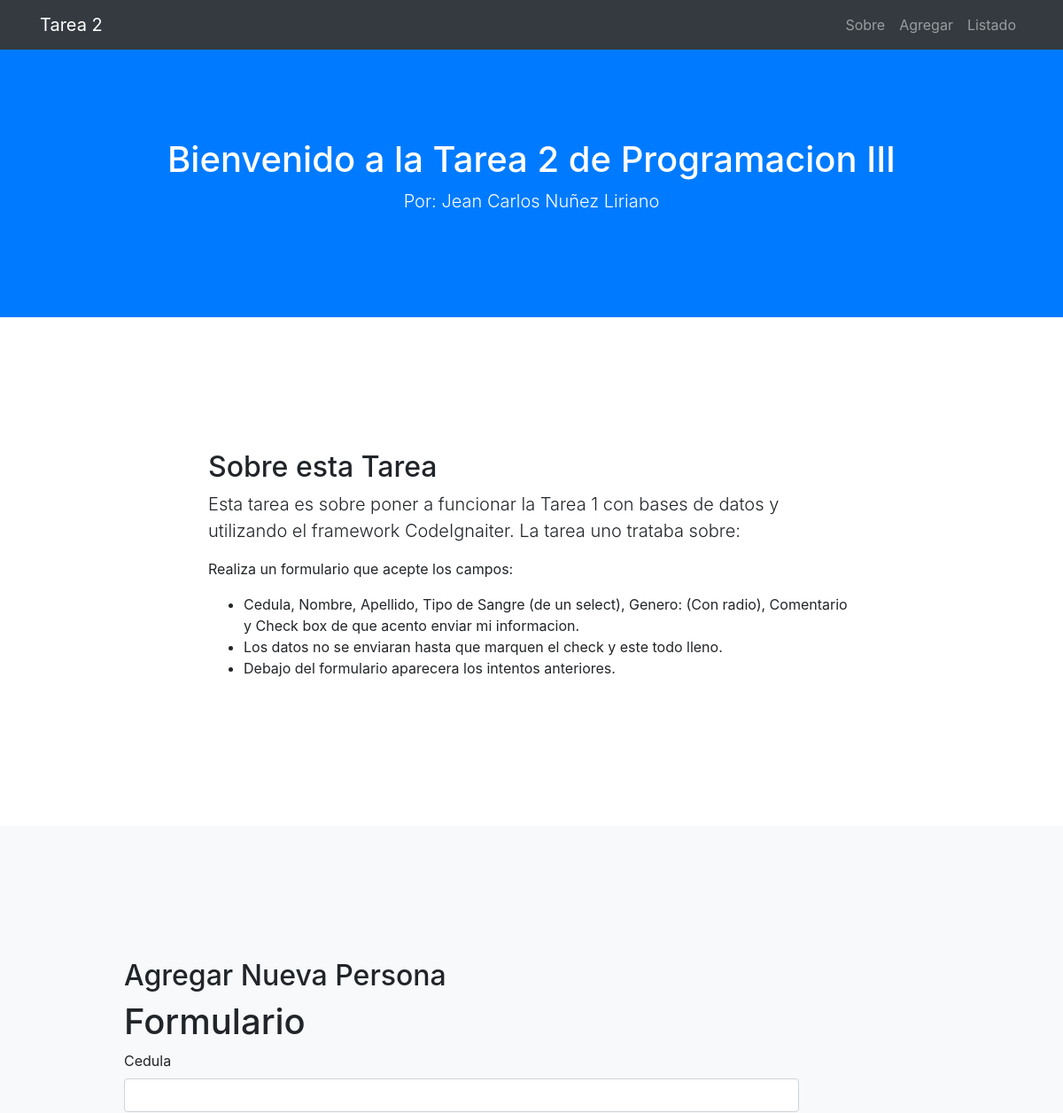
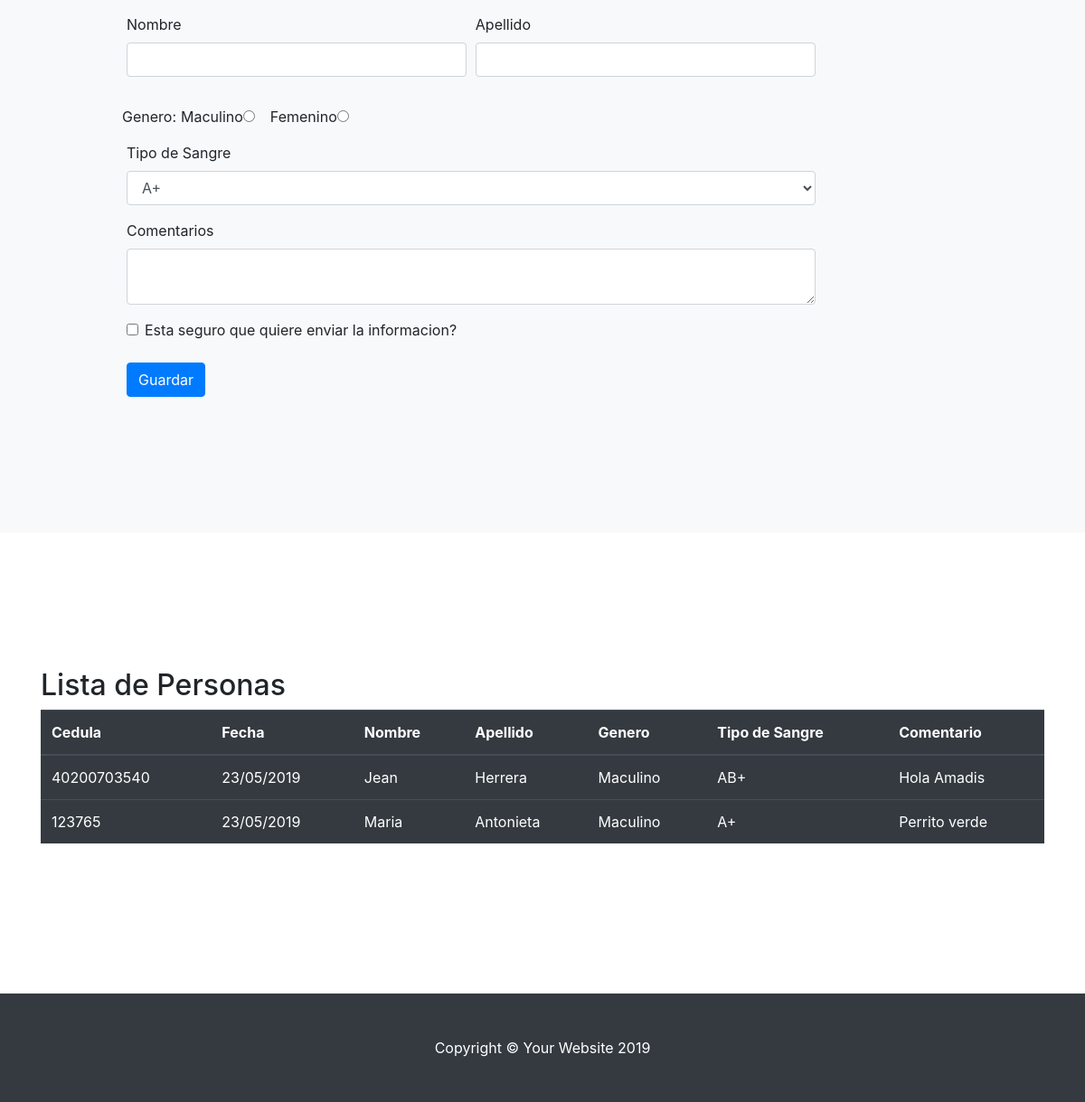
The page / on the database its author committed (2 pictures, top to bottom).
### tables this page shows
CREATE TABLE `personas` (
  `ID` int(11) NOT NULL,
  `fecha` bigint(20) NOT NULL,
  `cedula` varchar(30) NOT NULL,
  `nombre` varchar(50) NOT NULL,
  `apellido` varchar(50) NOT NULL,
  `genero` varchar(20) NOT NULL,
  `tipificacion` varchar(3) NOT NULL,
  `comentarios` text NOT NULL
);

### application/controllers/Main.php (called while the page is built, shortened)
<?php
class Main extends CI_Controller {
    public function index()
    {
        $this->load->view('home');
    }
}

### index.php (called while the page is built, shortened)
<?php
require_once BASEPATH.'core/CodeIgniter.php';

### application/helpers/core_helper.php (called while the page is built, shortened)
<?php
class core_persona {
    static function listado(){
        $CI =& get_instance();
        $rs=$CI->db->get('personas')->result();
        return $rs;
    }
}

### application/views/home.php (the view, shortened to what this page needs)
<!DOCTYPE html>
<html lang="en">
<head>
  <link rel="stylesheet" href="https://stackpath.bootstrapcdn.com/bootstrap/4.1.3/css/bootstrap.min.css">
  <link href="base/vendor/bootstrap/css/bootstrap.min.css" rel="stylesheet">
  <link href="base/css/scrolling-nav.css" rel="stylesheet">
</head>
<body id="page-top">
  <nav class="navbar navbar-expand-lg navbar-dark bg-dark fixed-top" id="mainNav">
    <div class="container">
      <a class="navbar-brand js-scroll-trigger" href="#page-top">Tarea 2</a>
      <div class="collapse navbar-collapse" id="navbarResponsive">
        <ul class="navbar-nav ml-auto">
          <li class="nav-item">
            <a class="nav-link js-scroll-trigger" href="#about">Sobre</a>
          </li>
          <li class="nav-item">
            <a class="nav-link js-scroll-trigger" href="#services">Agregar</a>
          </li>
          <li class="nav-item">
            <a class="nav-link js-scroll-trigger" href="#contact">Listado</a>
          </li>
        </ul>
      </div>
    </div>
  </nav>
  <header class="bg-primary text-white">
    <div class="container text-center">
      <h1>Bienvenido a la Tarea 2 de Programacion III</h1>
      <p class="lead">Por: Jean Carlos Nuñez Liriano</p>
    </div>
  </header>
  <section id="about">
    <div class="container">
      <div class="row">
        <div class="col-lg-8 mx-auto">
          <h2>Sobre esta Tarea</h2>
          <p class="lead">Esta tarea es sobre poner a funcionar la Tarea 1 con bases de datos y utilizando el framework CodeIgnaiter.
                          La tarea uno trataba sobre:
          </p>
          <p>Realiza un formulario que acepte los campos:</p>
          <ul>
            <li>Cedula, Nombre, Apellido, Tipo de Sangre (de un select), Genero: (Con radio), Comentario y Check box de que acento enviar mi informacion.</li>
            <li>Los datos no se enviaran hasta que marquen el check y este todo lleno.</li>
            <li>Debajo del formulario aparecera los intentos anteriores.</li>
          </ul>
        </div>
      </div>
    </div>
  </section>
  <section id="services" class="bg-light">
    <div class="container">
      <div class="row">
        <div class="col-lg-10 mx-auto">
          <h2>Agregar Nueva Persona</h2>
          <?php
            $array = array (
               "A+","A-","B+","B-","AB+","AB-","O+","O-"
            )
          ?>
          <h1>Formulario</h1>
         <form method="post" action="" class = "needs-validation" novalidate >
             <div class="row">
                 <div class="col-md-10">
                        <?= asgInputNum('Cedula', 'cedula');?>
                        <div class="form-row">
                            <div class = "form-group col-md-6">
                                <?= asgInput ('Nombre', 'nombre');?>
                            </div>
                            <div class = "form-group col-md-6">
                                <?= asgInput ('Apellido', 'apellido');?>
                            </div>
                        </div>
                        <div class="form-row">
                            <label>Genero: </label>
                            <div class="form-group col-md-6 form-check form-check-inline" >
                                <?= asgInputR('Maculino', 'genero');?>
                                <?= asgInputR('Femenino', 'genero');?>
                            </div>
                        </div>
                        <?= asgSelect('Tipo de Sangre','tipificacion', $array);?>
                        <?= asgTextArea('Comentarios', 'comentarios');?>
                        <div class= "form-check">
                            <input class = "form-check-input" type = "checkbox" required/>
                            <label class= "form-check-label">Esta seguro que quiere enviar la informacion?</label>
                        </div>
                        <br>
                        <button type="sumit" class="btn btn-primary">Guardar</button>
                 </div>
            </div>
         </form>
        </div>
      </div>
    </div>
  </section>
  <section id="contact">
    <div class="container">
      <div class="row">
        <div class="col-lg-12 mx-auto">
          <h2>Lista de Personas</h2>
          <table class = "table table-dark">
       <thead>
          <tr>
            <th>Cedula</th>
            <th>Fecha</th>
            <th>Nombre</th>
            <th>Apellido</th>
            <th>Genero</th>
            <th>Tipo de Sangre</th>
            <th>Comentario</th>
          </tr>
       </thead>
       <tbody>
            <?php
             $rs = core_persona::listado();
             foreach($rs as $persona){
                 $persona->fecha=date('d/m/Y', $persona->fecha);
                echo "
                <tr>
                <td>{$persona->cedula}</td>
                <td>{$persona->fecha}</td>
                <td>{$persona->nombre}</td>
                <td>{$persona->apellido}</td>
                <td>{$persona->genero}</td>
                <td>{$persona->tipificacion}</td>
                <td>{$persona->comentarios}</td>
                </tr>";
             }
            ?>
       </tbody>
    </table>
        </div>
      </div>
    </div>
  </section>
  <footer class="py-5 bg-dark">
    <div class="container">
      <p class="m-0 text-center text-white">Copyright &copy; Your Website 2019</p>
    </div>
  </footer>
</body>
</html>

### application/helpers/complementos_helper.php
<?php
function asgInputNum($label, $nombre){
    return
    "<div class = 'form-group'>
       <label>{$label} </label>
       <input class = 'form-control' type='text' required name = '{$nombre}' pattern ='[0-9]{1,13}'/>
       <div class = 'valid-feedback'>Luce bien!</div>
       <div class = 'invalid-feedback'>No es valido!</div>
   </div>";
}
function asgInput($label, $nombre){
    return
    "<div class = 'form-group'>
       <label>{$label} </label>
       <input class = 'form-control' type='text' required name = '{$nombre}' pattern ='[A-Za-z\s]{1,15}'/>
   </div>";
}
function asgTextArea($label, $nombre){
    return
    "<div class = 'form-group'>
       <label>{$label} </label>
       <textarea class = 'form-control' name = '{$nombre}' required></textarea>
       <div class = 'valid-feedback'>Luce bien!</div>
       <div class = 'invalid-feedback'>No es valido!</div>
    </div>";
}
function asgInputR($label, $nombre){
    return
    "<div class = 'form-check form-check-inline'>
    <label class = 'form-check-label'>{$label} </label>
    <input class = 'form-check-input' type = \"radio\" name = \"{$nombre}\" value =\"{$label}\" required/><br>
    <div class = 'valid-feedback'>Luce bien!</div>
    <div class = 'invalid-feedback'>No es valido!</div>
    </div>";
}
function asgSelect($label, $nombre, $array){
    echo "<div class = 'form-group'>
       <label>{$label}</label>
       <select class = 'form-control' name='{$nombre}'>";
       foreach ($array as $k=>$val){
       echo "<option value='{$array[$k]}'>{$array[$k]}</option>";
        }
    echo "</select>
     </div>";
}
?>

### rows shown on the page
personas: cedula "40200703540", fecha "23/05/2019", nombre "Jean", apellido "Herrera", genero "Maculino", tipificacion "AB+", comentarios "Hola Amadis"
personas: cedula "123765", fecha "23/05/2019", nombre "Maria", apellido "Antonieta", genero "Maculino", tipificacion "A+", comentarios "Perrito verde"

### other values the page prints
$label "Cedula"
$label "Nombre Apellido"
$label "Maculino Femenino"
$label "Tipo de Sangre"
$label "Comentarios"
form field tipificacion "A+"
